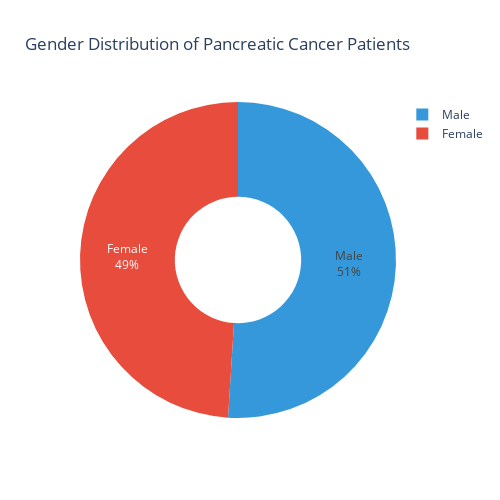

The cell this chart's notebook holds for it:
### Code cell
import plotly.express as px
import pandas as pd

# Prepare gender labels
gender_counts = demographics_df['female'].value_counts().sort_index()

labels = []
for idx in gender_counts.index:
    if idx == 0:
        labels.append('Male')
    elif idx == 1:
        labels.append('Female')
    else:
        labels.append(f'Other ({idx})')

# Create dataframe for plotting
gender_df = pd.DataFrame({
    'Gender': labels,
    'Count': gender_counts.values
})

# Plotly Pie Chart
fig = px.pie(
    gender_df,
    names='Gender',
    values='Count',
    title='Gender Distribution of Pancreatic Cancer Patients',
    color='Gender',
    color_discrete_map={
        'Male': '#3498db',     # Blue
        'Female': '#e74c3c',   # Red
    },
    hole=0.4  # donut style
)

fig.update_traces(textinfo='percent+label')

fig.update_layout(
    template='plotly_white',
    height=500,
    width=500
)

fig.show()

### Figure 1 — Plotly figure (JSON) as saved in the notebook; plotly's stock layout.template omitted (floating-point values rounded to 4 significant figures)
{"data": [{"customdata": [["Male"], ["Female"]], "domain": {"x": [0, 1], "y": [0, 1]}, "hole": 0.4, "hovertemplate": "Gender=%{customdata[0]}<br>Count=%{value}<extra></extra>", "labels": ["Male", "Female"], "legendgroup": "", "marker": {"colors": ["#3498db", "#e74c3c"]}, "name": "", "showlegend": true, "textinfo": "percent+label", "type": "pie", "values": [2643, 2539]}], "layout": {"height": 500, "legend": {"tracegroupgap": 0}, "title": {"text": "Gender Distribution of Pancreatic Cancer Patients"}, "width": 500}}
